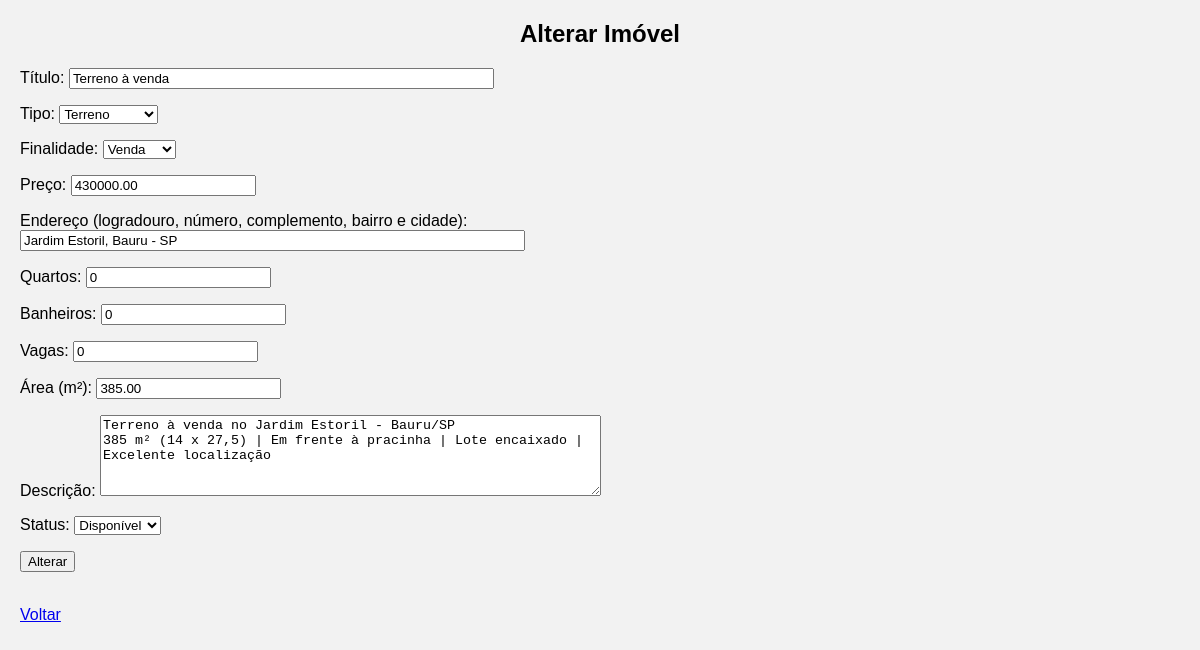
/Imovel/alterar.php?id=5, run on the app's committed database.
### tables this page shows
CREATE TABLE IF NOT EXISTS imoveis (
    id INT NOT NULL AUTO_INCREMENT,
    titulo VARCHAR(120) NOT NULL,
    tipo_imovel VARCHAR(30) NOT NULL,
    finalidade VARCHAR(15) NOT NULL,
    preco DECIMAL(12,2) NOT NULL CHECK (preco >= 0),
    endereco VARCHAR(200) NOT NULL,
    quartos INT NOT NULL DEFAULT 0 CHECK (quartos >= 0),
    banheiros INT NOT NULL DEFAULT 1 CHECK (banheiros >= 0),
    vagas_garagem INT NOT NULL DEFAULT 0 CHECK (vagas_garagem >= 0),
    area_m2 DECIMAL(8,2) NOT NULL CHECK (area_m2 > 0),
    descricao TEXT NULL,
    status VARCHAR(20) NOT NULL DEFAULT 'Disponível',
    data_cadastro TIMESTAMP NOT NULL DEFAULT CURRENT_TIMESTAMP,
    PRIMARY KEY (id)
);

### Imovel/alterar.php (the view, shortened to what this page needs)
<HTML>
<HEAD>
 <link rel="stylesheet" href="estilo.css">
</HEAD>
<BODY>
<?php
$id=$_GET["id"] ?? "";
$bd=mysqli_connect("localhost","root","","lar_futuro") or die ("erro!");
mysqli_set_charset($bd,"utf8mb4");
$id=mysqli_real_escape_string($bd,$id);
$consulta=mysqli_query($bd,"select * from imoveis where id='$id'");
$reg=mysqli_fetch_array($consulta);
$titulo = htmlspecialchars($reg["titulo"],ENT_QUOTES);
$tipo_imovel = $reg["tipo_imovel"];
$finalidade = $reg["finalidade"];
$preco = $reg["preco"];
$endereco = htmlspecialchars($reg["endereco"],ENT_QUOTES);
$quartos = $reg["quartos"];
$banheiros = $reg["banheiros"];
$vagas_garagem = $reg["vagas_garagem"];
$area_m2 = $reg["area_m2"];
$descricao = htmlspecialchars($reg["descricao"] ?? "");
$status = $reg["status"];
?>
<center><h2>Alterar Imóvel</h2></center>
<form method="POST" action="regrava.php">
	<p>Título: <input type="text" size="50" name="titulo" value="<?php echo $titulo; ?>"></p>
	<p>Tipo:
	<select name="tipo_imovel">
		<option value="Terreno" <?php if ($tipo_imovel=="Terreno") echo "selected"; ?>>Terreno</option>
	</select></p>
	<p>Finalidade:
	<select name="finalidade">
		<option value="Venda" <?php if ($finalidade=="Venda") echo "selected"; ?>>Venda</option>
	</select></p>
	<p>Preço: <input type="number" name="preco" min="0" step="0.01" value="<?php echo $preco; ?>"></p>
	<p>Endereço (logradouro, número, complemento, bairro e cidade):<br>
	<input type="text" size="60" name="endereco" value="<?php echo $endereco; ?>"></p>
	<p>Quartos: <input type="number" name="quartos" min="0" value="<?php echo $quartos; ?>"></p>
	<p>Banheiros: <input type="number" name="banheiros" min="0" value="<?php echo $banheiros; ?>"></p>
	<p>Vagas: <input type="number" name="vagas_garagem" min="0" value="<?php echo $vagas_garagem; ?>"></p>
	<p>Área (m²): <input type="number" name="area_m2" min="0" step="0.01" value="<?php echo $area_m2; ?>"></p>
	<p>Descrição: <textarea rows="5" cols="60" name="descricao"><?php echo $descricao; ?></textarea></p>
	<p>Status:
	<select name="status">
		<option value="Disponível" <?php if ($status=="Disponível") echo "selected"; ?>>Disponível</option>
	</select></p>
	<input type="submit" value="Alterar">
</form>
<br><a href="admin.php">Voltar</a>
</BODY>
</HTML>

### Imovel/estilo.css (style rules this page uses)
body { font-family: Arial; background: #f2f2f2; margin: 20px; }

### data on the page
imoveis: titulo "Terreno à venda", tipo_imovel "Terreno", finalidade "Venda", preco "430000.00", endereco "Jardim Estoril, Bauru - SP", quartos "0", banheiros "0", vagas_garagem "0", area_m2 "385.00", descricao "Terreno à venda no Jardim Estoril - Bauru/SP 385 m² (14 x 27,5) | Em frente à pracinha | Lote encaixado | Excelente localização", status "Disponível"
